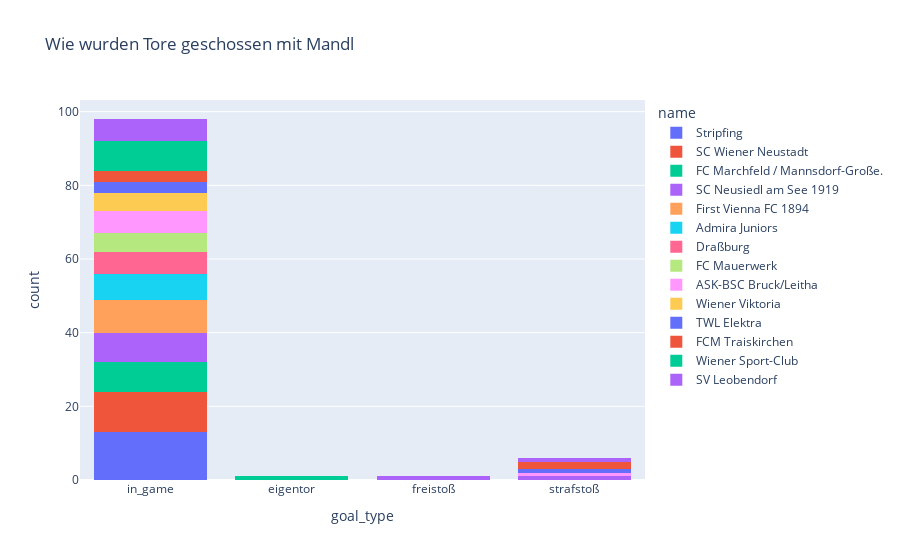

Notebook cell for this chart:
### Code cell
df=query_database(query_table.format(trainer_zeit[0],trainer_zeit[1],vereine[0],vereine[0]),database="verbands.db")
df["goal_type"]=df["text"].apply(lambda x: goal_type(x))
fig=px.histogram(df, x="goal_type" ,color="name",title="Wie wurden Tore geschossen mit Mandl")
fig.update_layout(barmode='stack') #"stack", "relative", "group"
fig.show()

### Figure 1 — Plotly figure (JSON) as saved in the notebook; plotly's stock layout.template omitted (floating-point values rounded to 4 significant figures)
{"data": [{"alignmentgroup": "True", "bingroup": "x", "hovertemplate": "name=Stripfing<br>goal_type=%{x}<br>count=%{y}<extra></extra>", "legendgroup": "Stripfing", "marker": {"color": "#636efa", "pattern": {"shape": ""}}, "name": "Stripfing", "offsetgroup": "Stripfing", "orientation": "v", "showlegend": true, "type": "histogram", "x": ["in_game", "in_game", "in_game", "in_game", "in_game", "in_game", "in_game", "in_game", "in_game", "in_game", "in_game", "in_game", "in_game"], "xaxis": "x", "yaxis": "y"}, {"alignmentgroup": "True", "bingroup": "x", "hovertemplate": "name=SC Wiener Neustadt<br>goal_type=%{x}<br>count=%{y}<extra></extra>", "legendgroup": "SC Wiener Neustadt", "marker": {"color": "#EF553B", "pattern": {"shape": ""}}, "name": "SC Wiener Neustadt", "offsetgroup": "SC Wiener Neustadt", "orientation": "v", "showlegend": true, "type": "histogram", "x": ["in_game", "in_game", "in_game", "in_game", "in_game", "in_game", "in_game", "in_game", "in_game", "in_game", "in_game"], "xaxis": "x", "yaxis": "y"}, {"alignmentgroup": "True", "bingroup": "x", "hovertemplate": "name=FC Marchfeld / Mannsdorf-Große.<br>goal_type=%{x}<br>count=%{y}<extra></extra>", "legendgroup": "FC Marchfeld / Mannsdorf-Große.", "marker": {"color": "#00cc96", "pattern": {"shape": ""}}, "name": "FC Marchfeld / Mannsdorf-Große.", "offsetgroup": "FC Marchfeld / Mannsdorf-Große.", "orientation": "v", "showlegend": true, "type": "histogram", "x": ["in_game", "in_game", "eigentor", "in_game", "in_game", "in_game", "in_game", "in_game", "in_game"], "xaxis": "x", "yaxis": "y"}, {"alignmentgroup": "True", "bingroup": "x", "hovertemplate": "name=SC Neusiedl am See 1919<br>goal_type=%{x}<br>count=%{y}<extra></extra>", "legendgroup": "SC Neusiedl am See 1919", "marker": {"color": "#ab63fa", "pattern": {"shape": ""}}, "name": "SC Neusiedl am See 1919", "offsetgroup": "SC Neusiedl am See 1919", "orientation": "v", "showlegend": true, "type": "histogram", "x": ["in_game", "in_game", "freistoß", "in_game", "in_game", "in_game", "in_game", "strafstoß", "in_game", "in_game"], "xaxis": "x", "yaxis": "y"}, {"alignmentgroup": "True", "bingroup": "x", "hovertemplate": "name=First Vienna FC 1894<br>goal_type=%{x}<br>count=%{y}<extra></extra>", "legendgroup": "First Vienna FC 1894", "marker": {"color": "#FFA15A", "pattern": {"shape": ""}}, "name": "First Vienna FC 1894", "offsetgroup": "First Vienna FC 1894", "orientation": "v", "showlegend": true, "type": "histogram", "x": ["in_game", "in_game", "in_game", "in_game", "in_game", "in_game", "in_game", "in_game", "in_game"], "xaxis": "x", "yaxis": "y"}, {"alignmentgroup": "True", "bingroup": "x", "hovertemplate": "name=Admira Juniors<br>goal_type=%{x}<br>count=%{y}<extra></extra>", "legendgroup": "Admira Juniors", "marker": {"color": "#19d3f3", "pattern": {"shape": ""}}, "name": "Admira Juniors", "offsetgroup": "Admira Juniors", "orientation": "v", "showlegend": true, "type": "histogram", "x": ["in_game", "in_game", "in_game", "in_game", "in_game", "in_game", "in_game"], "xaxis": "x", "yaxis": "y"}, {"alignmentgroup": "True", "bingroup": "x", "hovertemplate": "name=Draßburg<br>goal_type=%{x}<br>count=%{y}<extra></extra>", "legendgroup": "Draßburg", "marker": {"color": "#FF6692", "pattern": {"shape": ""}}, "name": "Draßburg", "offsetgroup": "Draßburg", "orientation": "v", "showlegend": true, "type": "histogram", "x": ["in_game", "in_game", "in_game", "in_game", "in_game", "in_game"], "xaxis": "x", "yaxis": "y"}, {"alignmentgroup": "True", "bingroup": "x", "hovertemplate": "name=FC Mauerwerk<br>goal_type=%{x}<br>count=%{y}<extra></extra>", "legendgroup": "FC Mauerwerk", "marker": {"color": "#B6E880", "pattern": {"shape": ""}}, "name": "FC Mauerwerk", "offsetgroup": "FC Mauerwerk", "orientation": "v", "showlegend": true, "type": "histogram", "x": ["in_game", "in_game", "in_game", "in_game", "in_game"], "xaxis": "x", "yaxis": "y"}, {"alignmentgroup": "True", "bingroup": "x", "hovertemplate": "name=ASK-BSC Bruck/Leitha<br>goal_type=%{x}<br>count=%{y}<extra></extra>", "legendgroup": "ASK-BSC Bruck/Leitha", "marker": {"color": "#FF97FF", "pattern": {"shape": ""}}, "name": "ASK-BSC Bruck/Leitha", "offsetgroup": "ASK-BSC Bruck/Leitha", "orientation": "v", "showlegend": true, "type": "histogram", "x": ["in_game", "in_game", "in_game", "in_game", "strafstoß", "in_game", "in_game"], "xaxis": "x", "yaxis": "y"}, {"alignmentgroup": "True", "bingroup": "x", "hovertemplate": "name=Wiener Viktoria<br>goal_type=%{x}<br>count=%{y}<extra></extra>", "legendgroup": "Wiener Viktoria", "marker": {"color": "#FECB52", "pattern": {"shape": ""}}, "name": "Wiener Viktoria", "offsetgroup": "Wiener Viktoria", "orientation": "v", "showlegend": true, "type": "histogram", "x": ["in_game", "in_game", "in_game", "in_game", "in_game"], "xaxis": "x", "yaxis": "y"}, {"alignmentgroup": "True", "bingroup": "x", "hovertemplate": "name=TWL Elektra<br>goal_type=%{x}<br>count=%{y}<extra></extra>", "legendgroup": "TWL Elektra", "marker": {"color": "#636efa", "pattern": {"shape": ""}}, "name": "TWL Elektra", "offsetgroup": "TWL Elektra", "orientation": "v", "showlegend": true, "type": "histogram", "x": ["in_game", "strafstoß", "in_game", "in_game"], "xaxis": "x", "yaxis": "y"}, {"alignmentgroup": "True", "bingroup": "x", "hovertemplate": "name=FCM Traiskirchen<br>goal_type=%{x}<br>count=%{y}<extra></extra>", "legendgroup": "FCM Traiskirchen", "marker": {"color": "#EF553B", "pattern": {"shape": ""}}, "name": "FCM Traiskirchen", "offsetgroup": "FCM Traiskirchen", "orientation": "v", "showlegend": true, "type": "histogram", "x": ["in_game", "strafstoß", "strafstoß", "in_game", "in_game"], "xaxis": "x", "yaxis": "y"}, {"alignmentgroup": "True", "bingroup": "x", "hovertemplate": "name=Wiener Sport-Club<br>goal_type=%{x}<br>count=%{y}<extra></extra>", "legendgroup": "Wiener Sport-Club", "marker": {"color": "#00cc96", "pattern": {"shape": ""}}, "name": "Wiener Sport-Club", "offsetgroup": "Wiener Sport-Club", "orientation": "v", "showlegend": true, "type": "histogram", "x": ["in_game", "in_game", "in_game", "in_game", "in_game", "in_game", "in_game", "in_game"], "xaxis": "x", "yaxis": "y"}, {"alignmentgroup": "True", "bingroup": "x", "hovertemplate": "name=SV Leobendorf<br>goal_type=%{x}<br>count=%{y}<extra></extra>", "legendgroup": "SV Leobendorf", "marker": {"color": "#ab63fa", "pattern": {"shape": ""}}, "name": "SV Leobendorf", "offsetgroup": "SV Leobendorf", "orientation": "v", "showlegend": true, "type": "histogram", "x": ["in_game", "in_game", "in_game", "in_game", "strafstoß", "in_game", "in_game"], "xaxis": "x", "yaxis": "y"}], "layout": {"barmode": "stack", "legend": {"title": {"text": "name"}, "tracegroupgap": 0}, "title": {"text": "Wie wurden Tore geschossen mit Mandl"}, "xaxis": {"anchor": "y", "domain": [0, 1], "title": {"text": "goal_type"}}, "yaxis": {"anchor": "x", "domain": [0, 1], "title": {"text": "count"}}}}
